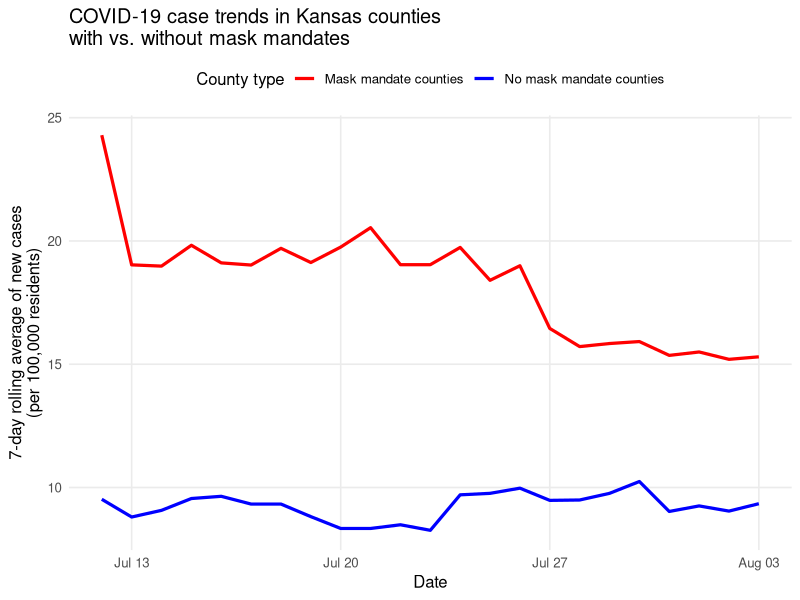

Write R code to recreate this figure.
## ---- chunk 1
library(tidyverse) 
## ---- chunk 2
library(readr)
df <- read_csv("kansas_grouped_rolling_avg.csv")
View(df)
## ---- chunk 3
df %>% 
  mutate(mask_group = if_else(mask_mandate == "Mask",
                              "Mask mandate counties",
                              "No mask mandate counties")) %>% 
  ggplot(aes(x = date,
             y = rolling_avg,
             color = mask_group,
             group = mask_group)) +
  geom_line(size = 1.1) +
  scale_color_manual(values = c("Mask mandate counties" = "red",
                                "No mask mandate counties" = "blue"),
                     name = "County type") +
  labs(
    x = "Date",
    y = "7-day rolling average of new cases\n(per 100,000 residents)",
    title = "COVID-19 case trends in Kansas counties\nwith vs. without mask mandates",
  ) +
  theme_minimal(base_size = 12) +
  theme(
    legend.position = "top",
    panel.grid.minor = element_blank()
  )

